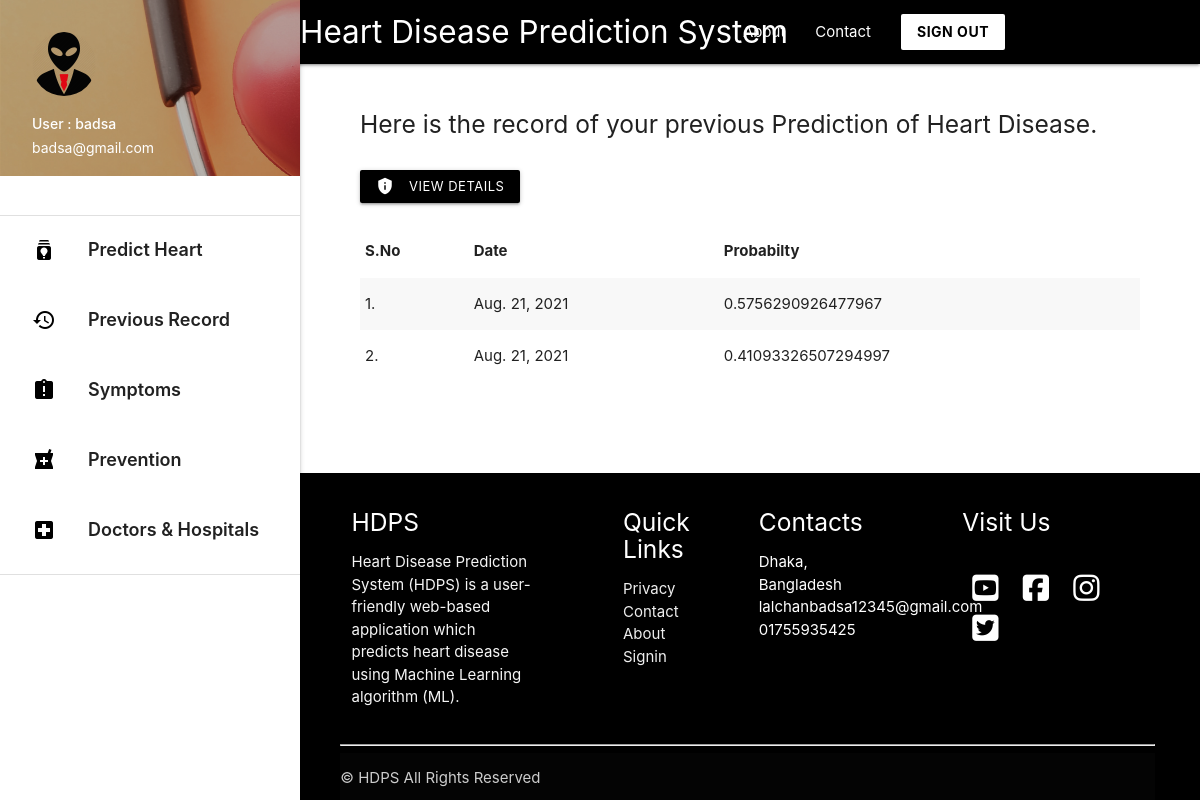
Screenshot of /record (signed in) with the database file from the repository.
### predictor/models.py (models this page shows, shortened)
class HeartData(models.Model):
    age = models.IntegerField()
    sex = models.IntegerField()
    cp = models.FloatField()
    trestbps = models.FloatField()
    chol = models.FloatField()
    fbs = models.FloatField()
    restcg = models.FloatField()
    thalach = models.FloatField()
    exang = models.FloatField()
    oldpeak = models.FloatField()
    slope = models.FloatField()
    ca = models.FloatField()
    thal = models.FloatField()
    owner = models.ForeignKey(get_user_model() , on_delete=models.CASCADE , related_name='owner' , null=True)
    date = models.DateField(auto_now_add=True)
    probability = models.FloatField(null=True)

### predictor/views.py (the view)
# urls.py: path('record', views.record , name='record'),
def record(request): #Diplays previous record of authenticated user
    if request.user.is_authenticated:
        record_data = HeartData.objects.filter(owner = request.user) #Filter only those data whose owner is the logged in user
        return render(request , 'record.html' , {'record_data':record_data})
    return redirect('/')

### templates/record.html (shortened to what this page needs)
{% extends 'base_layout2.html' %}
{% block content %}
<div class="con">
    <h5 > Here is the record of your previous Prediction of Heart Disease.  </h5>
<br>
{% if record_data %}
    <a class="waves-effect waves-light btn-small black" href="{% url 'heartdetail' %}" target="_blank"><i class="material-icons left">privacy_tip</i>View Details</a> &nbsp; &nbsp;
  {% endif %}
<br> <br>
{% if record_data %}
    <table class="striped">
     <thead>
       <tr>
           <th>S.No</th>
           <th>Date</th>
           <th>Probabilty</th>
       </tr>
     </thead>
     <tbody>
       <tr>
            {% for data in record_data %}
         <td>{{ forloop.counter }}.</td>
         <td>{{ data.date }}</td>
         <td>{{ data.probability }}</td>
       </tr>
            {% endfor %}
     </tbody>
   </table>
   {% else %}
      <h5>You have no previous record.</h5>
   {% endif %}
   <br>
   <br>
 </div>
<br>
<br>
{% endblock %}

### templates/base_layout2.html (shortened to what this page needs)
{% load static %}
<!DOCTYPE html>
<html lang="en">
<head>
  <link href="{% static 'css/materialize.css' %}" type="text/css" rel="stylesheet" media="screen,projection" />
  <link href="{% static 'css/style.css' %}" type="text/css" rel="stylesheet" media="screen,projection" />
</head>
<body>
  <div class="navbar-fixed">
    <nav class="black">
      <div class="container">
        <div class="nav-wrapper">
          <a href="/" style="padding-left: 120px;" class="brand-logo ">Heart Disease Prediction System</a>
          <ul class="right hide-on-med-and-down hover_backcolor">
            <li><a href="{% url 'about' %}">About</a></li>
            <li><a href="{% url 'contact' %}">Contact</a></li>
            <a class=" white black-text waves-effect waves-dark btn  modal-trigger" href="{% url 'signout' %}"><b>SIGN
                OUT </b></a>
          </ul>
        </div>
      </div>
    </nav>
  </div>
  <ul id="slide-out" class="sidenav sidenav-fixed">
    <li>
      <div class="user-view">
        <div class="background">
          <img src="{% static 'img/about.png' %}">
        </div>
        <a href="#user"><img class="circle" src="{% static 'img/user.png' %}"></a>
        <a href="#name"><span class="white-text name">User : {{ request.user.username }} </span></a>
        <a href="#email"><span class="white-text email">{{ request.user.email }}</span></a>
      </div>
    </li>
    <br>
    <li>
      <div class="divider"></div>
    </li>
    <li><a style="font-weight: 600; font-size: 18px; height: 70px; padding-top: 10px;" class="waves-effect hoverable"
        href="/"><i class="material-icons black-text">batch_prediction</i> Predict Heart Disease </a></li>
    <li><a style="font-weight: 600; font-size: 18px; height: 70px; padding-top: 10px;" class="waves-effect hoverable"
        href="{% url 'record' %}"><i class="material-icons black-text">history</i> Previous Record </a></li>
    <li><a style="font-weight: 600; font-size: 18px; height: 70px; padding-top: 10px;" class="waves-effect hoverable"
        href="{% url 'symptoms' %}"><i class="material-icons black-text">assignment_late</i> Symptoms </a></li>
    <li><a style="font-weight: 600; font-size: 18px; height: 70px; padding-top: 10px;" class="waves-effect hoverable"
        href="{% url 'prevention' %}"><i class="material-icons black-text">local_pharmacy</i> Prevention </a></li>
    <li><a style="font-weight: 600; font-size: 18px; height: 70px; padding-top: 10px;" class="waves-effect hoverable"
        href="{% url 'doctorhospital' %}"><i class="material-icons black-text">local_hospital</i> Doctors & Hospitals
      </a></li>
    <li>
      <div class="divider"></div>
    </li>
  </ul>
  <a href="#" data-target="slide-out" class="sidenav-trigger"><i class="material-icons">menu</i></a>
  {% block content %}
  {% endblock %}
  <section>
    <footer class=" hide-on-small-only black page-footer">
      <div class="" style=" width: 90%; margin: auto;">
        <div class="row">
          <div class="col  s12 m6 l3 ">
            <h5 class="white-text">HDPS</h5>
            <p class="grey-text text-lighten-4">Heart Disease Prediction System (HDPS) is a user-friendly web-based
              application which predicts heart disease using
              Machine Learning algorithm (ML). </p>
          </div>
          <div class="  col l2 m6 s12 offset-l1 ">
            <h5 class="white-text">Quick Links</h5>
            <ul>
              <li><a class="grey-text text-lighten-3" href="#!">Privacy</a></li>
              <li><a class="grey-text text-lighten-3" href="{% url 'contact' %}">Contact</a></li>
              <li><a class="grey-text text-lighten-3" href="{% url 'about' %}">About</a></li>
              <li><a class="grey-text text-lighten-3" href="{% url 'signin' %}">Signin</a></li>
            </ul>
          </div>
          <div class="col l2 m6 s12  ">
            <h5 class="white-text">Contacts</h5>
            <ul>
              <li>Dhaka, Bangladesh</li>
              <li>lalchanbadsa12345@gmail.com</li>
              <li>01755935425</li>
            </ul>
          </div>
          <div class=" col l3 m6 s12 offset-l1 ">
            <h5 class="white-text">Visit Us</h5>
            <br>
            <a href="https://web.facebook.com/lalchan.badsa.96" target="_blank"> <i
                style="color: white; margin: 5px 10px;" class="fab fa-youtube-square fa-2x"></i></a>
            <a href="https://web.facebook.com/lalchan.badsa.96" target="_blank"> <i
                style="color: white; margin: 5px 10px;" class="fab fa-facebook-square fa-2x"></i></a>
            <a href="https://web.facebook.com/lalchan.badsa.96" target="_blank"> <i
                style="color: white; margin: 5px 10px;" class="fab fa-instagram fa-2x"></i></a>
            <a href="https://web.facebook.com/lalchan.badsa.96" target="_blank"> <i
                style="color: white; margin: 5px 10px;" class="fab fa-twitter-square fa-2x"></i> </a>
          </div>
        </div>
        <hr>
        <div class="footer-copyright">
          © HDPS All Rights Reserved
        </div>
      </div>
    </footer>
  </section>
</body>
</html>

### templates/record.html (style rules this page uses)
footer { padding-left: 295px; }
.con { padding-left: 390px; width: 90%; flex: 1 0 auto; }
body { display: flex; min-height: 100vh; flex-direction: column; }

### templates/base_layout2.html (style rules this page uses)
footer { padding-left: 295px; }
.con { padding-left: 360px; width: 95%; }

### rows the page displays
HeartData: date "Aug. 21, 2021", probability "0.5756290926477967"
HeartData: date "Aug. 21, 2021", probability "0.41093326507294997"

### other values shown
{{ request.user.username }} "badsa"
{{ request.user.email }} "badsa@gmail.com"
